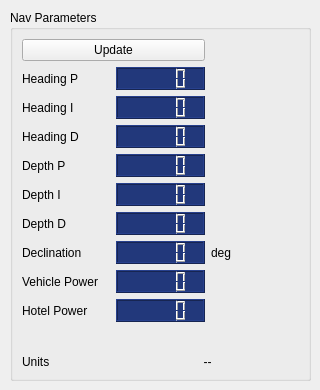
   <widget class="QWidget" name="tab_2">
    <attribute name="title">
     <string>Nav parameters</string>
    </attribute>
    <widget class="QGroupBox" name="navBox">
     <property name="geometry">
      <rect>
       <x>10</x>
       <y>10</y>
       <width>301</width>
       <height>371</height>
      </rect>
     </property>
     <property name="title">
      <string>Nav Parameters</string>
     </property>
     <layout class="QGridLayout" name="gridLayout_2">
      <item row="5" column="1">
       <widget class="QLCDNumber" name="nav_depthILCD">
        <property name="styleSheet">
         <string notr="true">QLCDNumber{
    color: rgb(210, 210, 210);    
    background-color: rgb(34, 56, 123);
}</string>
        </property>
       </widget>
      </item>
      <item row="6" column="0">
       <widget class="QLabel" name="label_78">
        <property name="text">
         <string>Depth D</string>
        </property>
       </widget>
      </item>
      <item row="6" column="1">
       <widget class="QLCDNumber" name="nav_depthDLCD">
        <property name="styleSheet">
         <string notr="true">QLCDNumber{
    color: rgb(210, 210, 210);    
    background-color: rgb(34, 56, 123);
}</string>
        </property>
       </widget>
      </item>
      <item row="8" column="0">
       <widget class="QLabel" name="label_80">
        <property name="text">
         <string>Declination</string>
        </property>
       </widget>
      </item>
      <item row="8" column="1">
       <widget class="QLCDNumber" name="nav_declinationLCD">
        <property name="styleSheet">
         <string notr="true">QLCDNumber{
    color: rgb(210, 210, 210);    
    background-color: rgb(34, 56, 123);
}</string>
        </property>
       </widget>
      </item>
      <item row="9" column="0">
       <widget class="QLabel" name="label_82">
        <property name="text">
         <string>Vehicle Power</string>
        </property>
       </widget>
      </item>
      <item row="4" column="0">
       <widget class="QLabel" name="label_74">
        <property name="text">
         <string>Depth P</string>
        </property>
       </widget>
      </item>
      <item row="10" column="0">
       <widget class="QLabel" name="label_84">
        <property name="text">
         <string>Hotel Power</string>
        </property>
       </widget>
      </item>
      <item row="5" column="0">
       <widget class="QLabel" name="label_76">
        <property name="text">
         <string>Depth I</string>
        </property>
       </widget>
      </item>
      <item row="12" column="0">
       <widget class="QLabel" name="label_83">
        <property name="text">
         <string>Units</string>
        </property>
       </widget>
      </item>
      <item row="4" column="1">
       <widget class="QLCDNumber" name="nav_depthPLCD">
        <property name="styleSheet">
         <string notr="true">QLCDNumber{
    color: rgb(210, 210, 210);    
    background-color: rgb(34, 56, 123);
}</string>
        </property>
       </widget>
      </item>
      <item row="2" column="1">
       <widget class="QLCDNumber" name="nav_headingILCD">
        <property name="styleSheet">
         <string notr="true">QLCDNumber{
    color: rgb(210, 210, 210);    
    background-color: rgb(34, 56, 123);
}</string>
        </property>
       </widget>
      </item>
      <item row="1" column="1">
       <widget class="QLCDNumber" name="nav_headingPLCD">
        <property name="styleSheet">
         <string notr="true">QLCDNumber{
    color: rgb(210, 210, 210);    
    background-color: rgb(34, 56, 123);
}</string>
        </property>
       </widget>
      </item>
      <item row="3" column="0">
       <widget class="QLabel" name="label_72">
        <property name="text">
         <string>Heading D</string>
        </property>
       </widget>
      </item>
      <item row="3" column="1">
       <widget class="QLCDNumber" name="nav_headingDLCD">
        <property name="styleSheet">
         <string notr="true">QLCDNumber{
    color: rgb(210, 210, 210);    
    background-color: rgb(34, 56, 123);
}</string>
        </property>
       </widget>
      </item>
      <item row="8" column="2">
       <widget class="QLabel" name="label_81">
        <property name="text">
         <string>deg</string>
        </property>
       </widget>
      </item>
      <item row="9" column="1">
       <widget class="QLCDNumber" name="nav_vpowerLCD">
        <property name="styleSheet">
         <string notr="true">QLCDNumber{
    color: rgb(210, 210, 210);    
    background-color: rgb(34, 56, 123);
}</string>
        </property>
       </widget>
      </item>
      <item row="1" column="0">
       <widget class="QLabel" name="label_68">
        <property name="text">
         <string>Heading P</string>
        </property>
       </widget>
      </item>
      <item row="11" column="0">
       <spacer name="verticalSpacer">
        <property name="orientation">
         <enum>Qt::Vertical</enum>
        </property>
        <property name="sizeHint" stdset="0">
         <size>
          <width>20</width>
          <height>40</height>
         </size>
        </property>
       </spacer>
      </item>
      <item row="12" column="1" colspan="2">
       <widget class="QLabel" name="nav_units">
        <property name="text">
         <string>--</string>
        </property>
        <property name="alignment">
         <set>Qt::AlignCenter</set>
        </property>
       </widget>
      </item>
      <item row="2" column="0">
       <widget class="QLabel" name="label_70">
        <property name="text">
         <string>Heading I</string>
        </property>
       </widget>
      </item>
      <item row="10" column="1">
       <widget class="QLCDNumber" name="nav_hpowerLCD">
        <property name="styleSheet">
         <string notr="true">QLCDNumber{
    color: rgb(210, 210, 210);    
    background-color: rgb(34, 56, 123);
}</string>
        </property>
       </widget>
      </item>
      <item row="0" column="0" colspan="2">
       <widget class="QPushButton" name="nav_updateButton">
        <property name="text">
         <string>Update</string>
        </property>
       </widget>
      </item>
     </layout>
    </widget>
   </widget>
